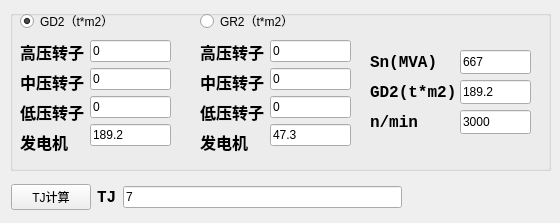
   <widget class="QWidget" name="tab">
    <attribute name="title">
     <string>Tj计算</string>
    </attribute>
    <widget class="QGroupBox" name="groupBox_4">
     <property name="geometry">
      <rect>
       <x>10</x>
       <y>10</y>
       <width>541</width>
       <height>161</height>
      </rect>
     </property>
     <property name="title">
      <string/>
     </property>
     <widget class="QWidget" name="layoutWidget">
      <property name="geometry">
       <rect>
        <x>10</x>
        <y>30</y>
        <width>151</width>
        <height>130</height>
       </rect>
      </property>
      <layout class="QFormLayout" name="formLayout_5">
       <item row="0" column="0">
        <layout class="QVBoxLayout" name="verticalLayout_9">
         <item>
          <widget class="QLabel" name="label_29">
           <property name="font">
            <font>
             <family>Courier New</family>
             <pointsize>12</pointsize>
             <weight>75</weight>
             <bold>true</bold>
            </font>
           </property>
           <property name="text">
            <string>高压转子</string>
           </property>
          </widget>
         </item>
         <item>
          <widget class="QLabel" name="label_30">
           <property name="font">
            <font>
             <family>Courier New</family>
             <pointsize>12</pointsize>
             <weight>75</weight>
             <bold>true</bold>
            </font>
           </property>
           <property name="text">
            <string>中压转子</string>
           </property>
          </widget>
         </item>
         <item>
          <widget class="QLabel" name="label_31">
           <property name="font">
            <font>
             <family>Courier New</family>
             <pointsize>12</pointsize>
             <weight>75</weight>
             <bold>true</bold>
            </font>
           </property>
           <property name="text">
            <string>低压转子</string>
           </property>
          </widget>
         </item>
         <item>
          <widget class="QLabel" name="label_32">
           <property name="font">
            <font>
             <family>Courier New</family>
             <pointsize>12</pointsize>
             <weight>75</weight>
             <bold>true</bold>
            </font>
           </property>
           <property name="text">
            <string>发电机</string>
           </property>
          </widget>
         </item>
        </layout>
       </item>
       <item row="0" column="1">
        <layout class="QVBoxLayout" name="verticalLayout_7">
         <item>
          <widget class="QLineEdit" name="LineEdit_GD2_TurbineHighPressureMass">
           <property name="text">
            <string>0</string>
           </property>
          </widget>
         </item>
         <item>
          <widget class="QLineEdit" name="LineEdit_GD2_TurbineMiddlePressureMass">
           <property name="text">
            <string>0</string>
           </property>
          </widget>
         </item>
         <item>
          <widget class="QLineEdit" name="LineEdit_GD2_TurbineLowPressureMass">
           <property name="text">
            <string>0</string>
           </property>
          </widget>
         </item>
         <item>
          <widget class="QLineEdit" name="LineEdit_GD2_GeneratorMass">
           <property name="text">
            <string>189.2</string>
           </property>
          </widget>
         </item>
        </layout>
       </item>
      </layout>
     </widget>
     <widget class="QWidget" name="layoutWidget_2">
      <property name="geometry">
       <rect>
        <x>190</x>
        <y>30</y>
        <width>151</width>
        <height>142</height>
       </rect>
      </property>
      <layout class="QFormLayout" name="formLayout_6">
       <item row="0" column="0">
        <layout class="QVBoxLayout" name="verticalLayout_10">
         <item>
          <widget class="QLabel" name="label_33">
           <property name="font">
            <font>
             <family>Courier New</family>
             <pointsize>12</pointsize>
             <weight>75</weight>
             <bold>true</bold>
            </font>
           </property>
           <property name="text">
            <string>高压转子</string>
           </property>
          </widget>
         </item>
         <item>
          <widget class="QLabel" name="label_34">
           <property name="font">
            <font>
             <family>Courier New</family>
             <pointsize>12</pointsize>
             <weight>75</weight>
             <bold>true</bold>
            </font>
           </property>
           <property name="text">
            <string>中压转子</string>
           </property>
          </widget>
         </item>
         <item>
          <widget class="QLabel" name="label_35">
           <property name="font">
            <font>
             <family>Courier New</family>
             <pointsize>12</pointsize>
             <weight>75</weight>
             <bold>true</bold>
            </font>
           </property>
           <property name="text">
            <string>低压转子</string>
           </property>
          </widget>
         </item>
         <item>
          <widget class="QLabel" name="label_36">
           <property name="font">
            <font>
             <family>Courier New</family>
             <pointsize>12</pointsize>
             <weight>75</weight>
             <bold>true</bold>
            </font>
           </property>
           <property name="text">
            <string>发电机</string>
           </property>
          </widget>
         </item>
        </layout>
       </item>
       <item row="0" column="1">
        <layout class="QVBoxLayout" name="verticalLayout_11">
         <item>
          <widget class="QLineEdit" name="LineEdit_GR2_TurbineHighPressureMass">
           <property name="text">
            <string>0</string>
           </property>
          </widget>
         </item>
         <item>
          <widget class="QLineEdit" name="LineEdit_GR2_TurbineMiddlePressureMass">
           <property name="text">
            <string>0</string>
           </property>
          </widget>
         </item>
         <item>
          <widget class="QLineEdit" name="LineEdit_GR2_TurbineLowPressureMass">
           <property name="text">
            <string>0</string>
           </property>
          </widget>
         </item>
         <item>
          <widget class="QLineEdit" name="LineEdit_GR2_GeneratorMass">
           <property name="text">
            <string>47.3</string>
           </property>
          </widget>
         </item>
        </layout>
       </item>
      </layout>
     </widget>
     <widget class="QLabel" name="label_37">
      <property name="geometry">
       <rect>
        <x>360</x>
        <y>40</y>
        <width>68</width>
        <height>24</height>
       </rect>
      </property>
      <property name="font">
       <font>
        <family>Courier New</family>
        <pointsize>12</pointsize>
        <weight>75</weight>
        <bold>true</bold>
       </font>
      </property>
      <property name="text">
       <string>Sn(MVA)</string>
      </property>
     </widget>
     <widget class="QLabel" name="label_38">
      <property name="geometry">
       <rect>
        <x>360</x>
        <y>70</y>
        <width>91</width>
        <height>24</height>
       </rect>
      </property>
      <property name="font">
       <font>
        <family>Courier New</family>
        <pointsize>12</pointsize>
        <weight>75</weight>
        <bold>true</bold>
       </font>
      </property>
      <property name="text">
       <string>GD2(t*m2)</string>
      </property>
     </widget>
     <widget class="QLabel" name="label_39">
      <property name="geometry">
       <rect>
        <x>360</x>
        <y>100</y>
        <width>68</width>
        <height>24</height>
       </rect>
      </property>
      <property name="font">
       <font>
        <family>Courier New</family>
        <pointsize>12</pointsize>
        <weight>75</weight>
        <bold>true</bold>
       </font>
      </property>
      <property name="text">
       <string>n/min</string>
      </property>
     </widget>
     <widget class="QLineEdit" name="LineEdit_Sn">
      <property name="geometry">
       <rect>
        <x>450</x>
        <y>40</y>
        <width>71</width>
        <height>24</height>
       </rect>
      </property>
      <property name="text">
       <string>667</string>
      </property>
     </widget>
     <widget class="QLineEdit" name="LineEdit_RotorSpeed">
      <property name="geometry">
       <rect>
        <x>450</x>
        <y>100</y>
        <width>71</width>
        <height>24</height>
       </rect>
      </property>
      <property name="text">
       <string>3000</string>
      </property>
     </widget>
     <widget class="QLineEdit" name="LineEdit_GD2">
      <property name="geometry">
       <rect>
        <x>450</x>
        <y>70</y>
        <width>71</width>
        <height>24</height>
       </rect>
      </property>
      <property name="text">
       <string>189.2</string>
      </property>
      <property name="maxLength">
       <number>6</number>
      </property>
     </widget>
     <widget class="QRadioButton" name="radioButton_GR2">
      <property name="geometry">
       <rect>
        <x>190</x>
        <y>0</y>
        <width>141</width>
        <height>22</height>
       </rect>
      </property>
      <property name="text">
       <string>GR2（t*m2）</string>
      </property>
     </widget>
     <widget class="QRadioButton" name="radioButton_GD2">
      <property name="geometry">
       <rect>
        <x>10</x>
        <y>0</y>
        <width>131</width>
        <height>22</height>
       </rect>
      </property>
      <property name="text">
       <string>GD2（t*m2）</string>
      </property>
      <property name="checked">
       <bool>true</bool>
      </property>
     </widget>
    </widget>
    <widget class="QWidget" name="layoutWidget">
     <property name="geometry">
      <rect>
       <x>11</x>
       <y>180</y>
       <width>391</width>
       <height>34</height>
      </rect>
     </property>
     <layout class="QHBoxLayout" name="horizontalLayout">
      <item>
       <widget class="QPushButton" name="pushButton_TjCalculate">
        <property name="text">
         <string>TJ计算</string>
        </property>
       </widget>
      </item>
      <item>
       <widget class="QLabel" name="label_28">
        <property name="font">
         <font>
          <family>Courier New</family>
          <pointsize>12</pointsize>
          <weight>75</weight>
          <bold>true</bold>
         </font>
        </property>
        <property name="text">
         <string>TJ</string>
        </property>
       </widget>
      </item>
      <item>
       <widget class="QLineEdit" name="LineEdit_Tj">
        <property name="text">
         <string>7</string>
        </property>
        <property name="maxLength">
         <number>30</number>
        </property>
       </widget>
      </item>
     </layout>
    </widget>
   </widget>
